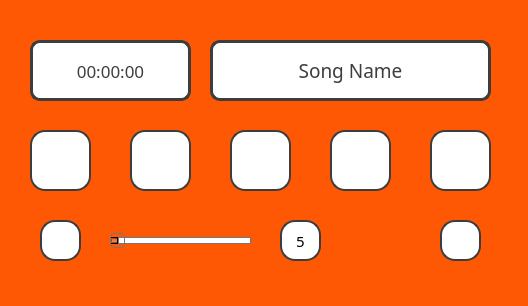
<?xml version="1.0" encoding="UTF-8"?>
<ui version="4.0">
 <class>MainWindow</class>
 <widget class="QMainWindow" name="MainWindow">
  <property name="geometry">
   <rect>
    <x>0</x>
    <y>0</y>
    <width>528</width>
    <height>306</height>
   </rect>
  </property>
  <property name="windowTitle">
   <string>Music Player</string>
  </property>
  <property name="windowIcon">
   <iconset>
    <normaloff>E:/Lessons/Python/GUI/Pics/Player/icons8-collection-of-music-in-a-music-library-application-56.ico</normaloff>E:/Lessons/Python/GUI/Pics/Player/icons8-collection-of-music-in-a-music-library-application-56.ico</iconset>
  </property>
  <property name="styleSheet">
   <string notr="true">background-color: rgb(255, 88, 5) ;
</string>
  </property>
  <widget class="QWidget" name="centralwidget">
   <widget class="QPushButton" name="pre_btn">
    <property name="geometry">
     <rect>
      <x>30</x>
      <y>130</y>
      <width>61</width>
      <height>61</height>
     </rect>
    </property>
    <property name="font">
     <font>
      <italic>false</italic>
      <underline>false</underline>
     </font>
    </property>
    <property name="styleSheet">
     <string notr="true">background-color: rgb(255, 255, 255);
border: 2px solid rgb(61, 61, 61);
border-radius: 15px;</string>
    </property>
    <property name="text">
     <string/>
    </property>
    <property name="icon">
     <iconset>
      <normaloff>E:/Lessons/Python/GUI/Pics/Player/icons8-fast-forwarding-the-music-on-a-music-application-56 - Copy.png</normaloff>E:/Lessons/Python/GUI/Pics/Player/icons8-fast-forwarding-the-music-on-a-music-application-56 - Copy.png</iconset>
    </property>
    <property name="iconSize">
     <size>
      <width>56</width>
      <height>56</height>
     </size>
    </property>
   </widget>
   <widget class="QPushButton" name="stop_btn">
    <property name="geometry">
     <rect>
      <x>130</x>
      <y>130</y>
      <width>61</width>
      <height>61</height>
     </rect>
    </property>
    <property name="styleSheet">
     <string notr="true">background-color: rgb(255, 255, 255);
border: 2px solid rgb(61, 61, 61);
border-radius: 15px;</string>
    </property>
    <property name="text">
     <string/>
    </property>
    <property name="icon">
     <iconset>
      <normaloff>E:/Lessons/Python/GUI/Pics/Player/icons8-stop-squared-56.png</normaloff>E:/Lessons/Python/GUI/Pics/Player/icons8-stop-squared-56.png</iconset>
    </property>
    <property name="iconSize">
     <size>
      <width>56</width>
      <height>56</height>
     </size>
    </property>
   </widget>
   <widget class="QPushButton" name="play_btn">
    <property name="geometry">
     <rect>
      <x>230</x>
      <y>130</y>
      <width>61</width>
      <height>61</height>
     </rect>
    </property>
    <property name="styleSheet">
     <string notr="true">background-color: rgb(255, 255, 255);
border: 2px solid rgb(61, 61, 61);
border-radius: 15px;</string>
    </property>
    <property name="text">
     <string/>
    </property>
    <property name="icon">
     <iconset>
      <normaloff>E:/Lessons/Python/GUI/Pics/Player/icons8-android-standalone-google-music-service-for-smartphone-and-other-devices-56.png</normaloff>E:/Lessons/Python/GUI/Pics/Player/icons8-android-standalone-google-music-service-for-smartphone-and-other-devices-56.png</iconset>
    </property>
    <property name="iconSize">
     <size>
      <width>56</width>
      <height>56</height>
     </size>
    </property>
   </widget>
   <widget class="QPushButton" name="pause_btn">
    <property name="geometry">
     <rect>
      <x>330</x>
      <y>130</y>
      <width>61</width>
      <height>61</height>
     </rect>
    </property>
    <property name="styleSheet">
     <string notr="true">background-color: rgb(255, 255, 255);
border: 2px solid rgb(61, 61, 61);
border-radius: 15px;</string>
    </property>
    <property name="text">
     <string/>
    </property>
    <property name="icon">
     <iconset>
      <normaloff>E:/Lessons/Python/GUI/Pics/Player/icons8-pause-squared-56.png</normaloff>E:/Lessons/Python/GUI/Pics/Player/icons8-pause-squared-56.png</iconset>
    </property>
    <property name="iconSize">
     <size>
      <width>56</width>
      <height>56</height>
     </size>
    </property>
   </widget>
   <widget class="QPushButton" name="next_btn">
    <property name="geometry">
     <rect>
      <x>430</x>
      <y>130</y>
      <width>61</width>
      <height>61</height>
     </rect>
    </property>
    <property name="styleSheet">
     <string notr="true">background-color: rgb(255, 255, 255);
border: 2px solid rgb(61, 61, 61);
border-radius: 15px;</string>
    </property>
    <property name="text">
     <string/>
    </property>
    <property name="icon">
     <iconset>
      <normaloff>E:/Lessons/Python/GUI/Pics/Player/icons8-fast-forwarding-the-music-on-a-music-application-56.png</normaloff>E:/Lessons/Python/GUI/Pics/Player/icons8-fast-forwarding-the-music-on-a-music-application-56.png</iconset>
    </property>
    <property name="iconSize">
     <size>
      <width>56</width>
      <height>56</height>
     </size>
    </property>
    <property name="autoDefault">
     <bool>false</bool>
    </property>
    <property name="default">
     <bool>false</bool>
    </property>
    <property name="flat">
     <bool>false</bool>
    </property>
   </widget>
   <widget class="QPushButton" name="directory_btn">
    <property name="geometry">
     <rect>
      <x>440</x>
      <y>220</y>
      <width>41</width>
      <height>41</height>
     </rect>
    </property>
    <property name="styleSheet">
     <string notr="true">background-color: rgb(255, 255, 255);
border: 2px solid rgb(61, 61, 61);
border-radius: 15px;</string>
    </property>
    <property name="text">
     <string/>
    </property>
    <property name="icon">
     <iconset>
      <normaloff>E:/Lessons/Python/GUI/Pics/Player/icons8-music-file-stored-on-a-folder-for-playback-56.png</normaloff>E:/Lessons/Python/GUI/Pics/Player/icons8-music-file-stored-on-a-folder-for-playback-56.png</iconset>
    </property>
    <property name="iconSize">
     <size>
      <width>32</width>
      <height>32</height>
     </size>
    </property>
   </widget>
   <widget class="QSlider" name="slider_btn">
    <property name="geometry">
     <rect>
      <x>110</x>
      <y>230</y>
      <width>141</width>
      <height>21</height>
     </rect>
    </property>
    <property name="styleSheet">
     <string notr="true">QSlider::sub-page:horizontal {
background: qlineargradient(x1: 0, y1: 0,    x2: 0, y2: 1,
    stop: 0 #fff, stop: 1 black);
background: qlineargradient(x1: 0, y1: 0.2, x2: 1, y2: 1,
    stop: 0 rgb(0, 0, 0), stop: 1 rgb(255, 88, 5));
border: 1px solid black;
height: 10px;
border-radius: 4px;
}

QSlider::add-page:horizontal {
background: white;
border: 1px solid #777;
height: 10px;
border-radius: 4px;
}

QSlider::handle:horizontal {
background: qlineargradient(x1:0, y1:0, x2:1, y2:1,
    stop:0 black, stop:1 #ccc);
border: 1px solid #777;
width: 13px;
margin-top: -2px;
margin-bottom: -2px;
border-radius: 4px;
}

QSlider::handle:horizontal:hover {
background: qlineargradient(x1:0, y1:0, x2:1, y2:1,
    stop:0 black, stop:1 rgb(255, 88, 5));
border: 1px solid #444;
border-radius: 4px;
}
</string>
    </property>
    <property name="orientation">
     <enum>Qt::Horizontal</enum>
    </property>
   </widget>
   <widget class="QLabel" name="name_label">
    <property name="geometry">
     <rect>
      <x>210</x>
      <y>40</y>
      <width>281</width>
      <height>61</height>
     </rect>
    </property>
    <property name="font">
     <font>
      <family>Britannic Bold</family>
      <pointsize>14</pointsize>
      <weight>50</weight>
      <bold>false</bold>
     </font>
    </property>
    <property name="styleSheet">
     <string notr="true">background-color: rgb(255, 255, 255);
border: 3px solid rgb(61, 61, 61);
border-radius: 10px;
color: rgb(61, 61, 61);</string>
    </property>
    <property name="text">
     <string>Song Name</string>
    </property>
    <property name="alignment">
     <set>Qt::AlignCenter</set>
    </property>
   </widget>
   <widget class="QLabel" name="time_label">
    <property name="geometry">
     <rect>
      <x>30</x>
      <y>40</y>
      <width>161</width>
      <height>61</height>
     </rect>
    </property>
    <property name="font">
     <font>
      <family>Broadway</family>
      <pointsize>13</pointsize>
      <weight>50</weight>
      <bold>false</bold>
     </font>
    </property>
    <property name="styleSheet">
     <string notr="true">background-color: rgb(255, 255, 255);
border: 3px solid rgb(61, 61, 61);
border-radius: 10px;
color: rgb(61, 61, 61);
</string>
    </property>
    <property name="text">
     <string>00:00:00</string>
    </property>
    <property name="alignment">
     <set>Qt::AlignCenter</set>
    </property>
   </widget>
   <widget class="QLabel" name="volume_label">
    <property name="geometry">
     <rect>
      <x>280</x>
      <y>220</y>
      <width>41</width>
      <height>41</height>
     </rect>
    </property>
    <property name="font">
     <font>
      <family>Britannic Bold</family>
      <pointsize>11</pointsize>
      <weight>50</weight>
      <bold>false</bold>
     </font>
    </property>
    <property name="styleSheet">
     <string notr="true">background-color: rgb(255, 255, 255);
border: 2px solid rgb(61, 61, 61);
border-radius: 15px;</string>
    </property>
    <property name="text">
     <string>5</string>
    </property>
    <property name="alignment">
     <set>Qt::AlignCenter</set>
    </property>
   </widget>
   <widget class="QLabel" name="volume_icon_label">
    <property name="geometry">
     <rect>
      <x>40</x>
      <y>220</y>
      <width>41</width>
      <height>41</height>
     </rect>
    </property>
    <property name="styleSheet">
     <string notr="true">background-color: rgb(255, 255, 255);
border: 2px solid rgb(61, 61, 61);
border-radius: 15px;</string>
    </property>
    <property name="text">
     <string/>
    </property>
    <property name="pixmap">
     <pixmap>E:/Lessons/Python/GUI/Pics/Player/icons8-medium-sound-setting-for-.png</pixmap>
    </property>
   </widget>
   <zorder>pre_btn</zorder>
   <zorder>stop_btn</zorder>
   <zorder>play_btn</zorder>
   <zorder>pause_btn</zorder>
   <zorder>next_btn</zorder>
   <zorder>directory_btn</zorder>
   <zorder>name_label</zorder>
   <zorder>time_label</zorder>
   <zorder>volume_label</zorder>
   <zorder>volume_icon_label</zorder>
   <zorder>slider_btn</zorder>
  </widget>
  <widget class="QMenuBar" name="menubar">
   <property name="geometry">
    <rect>
     <x>0</x>
     <y>0</y>
     <width>528</width>
     <height>26</height>
    </rect>
   </property>
  </widget>
  <widget class="QStatusBar" name="statusbar"/>
 </widget>
 <resources/>
 <connections/>
</ui>
